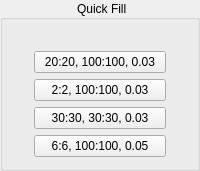
            <widget class="QGroupBox" name="groupBox_2">
             <property name="sizePolicy">
              <sizepolicy hsizetype="Fixed" vsizetype="Preferred">
               <horstretch>0</horstretch>
               <verstretch>0</verstretch>
              </sizepolicy>
             </property>
             <property name="toolTip">
              <string>Quickly fill the selected parameters above</string>
             </property>
             <property name="styleSheet">
              <string notr="true"/>
             </property>
             <property name="title">
              <string> Quick Fill</string>
             </property>
             <property name="alignment">
              <set>Qt::AlignCenter</set>
             </property>
             <layout class="QGridLayout" name="gridLayout_6">
              <item row="2" column="0">
               <layout class="QVBoxLayout" name="verticalLayout_6">
                <item>
                 <widget class="QPushButton" name="pb_3030">
                  <property name="sizePolicy">
                   <sizepolicy hsizetype="Minimum" vsizetype="Preferred">
                    <horstretch>0</horstretch>
                    <verstretch>0</verstretch>
                   </sizepolicy>
                  </property>
                  <property name="text">
                   <string>  30:30, 30:30, 0.03  </string>
                  </property>
                 </widget>
                </item>
                <item>
                 <widget class="QPushButton" name="pb_66">
                  <property name="sizePolicy">
                   <sizepolicy hsizetype="Minimum" vsizetype="Preferred">
                    <horstretch>0</horstretch>
                    <verstretch>0</verstretch>
                   </sizepolicy>
                  </property>
                  <property name="text">
                   <string>  6:6, 100:100, 0.05  </string>
                  </property>
                 </widget>
                </item>
               </layout>
              </item>
              <item row="1" column="0">
               <layout class="QVBoxLayout" name="verticalLayout_7">
                <item>
                 <widget class="QPushButton" name="pb_2020">
                  <property name="sizePolicy">
                   <sizepolicy hsizetype="Minimum" vsizetype="Preferred">
                    <horstretch>0</horstretch>
                    <verstretch>0</verstretch>
                   </sizepolicy>
                  </property>
                  <property name="text">
                   <string>  20:20, 100:100, 0.03  </string>
                  </property>
                 </widget>
                </item>
                <item>
                 <widget class="QPushButton" name="pb_22">
                  <property name="sizePolicy">
                   <sizepolicy hsizetype="Minimum" vsizetype="Preferred">
                    <horstretch>0</horstretch>
                    <verstretch>0</verstretch>
                   </sizepolicy>
                  </property>
                  <property name="text">
                   <string>  2:2, 100:100, 0.03  </string>
                  </property>
                 </widget>
                </item>
               </layout>
              </item>
              <item row="0" column="0">
               <widget class="QLabel" name="label_136">
                <property name="sizePolicy">
                 <sizepolicy hsizetype="Fixed" vsizetype="Fixed">
                  <horstretch>0</horstretch>
                  <verstretch>0</verstretch>
                 </sizepolicy>
                </property>
                <property name="text">
                 <string/>
                </property>
               </widget>
              </item>
             </layout>
            </widget>
